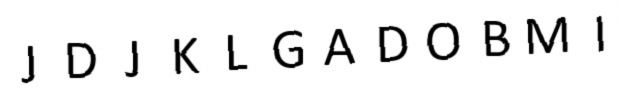
#> input picture simpleHOG/p2.jpg, 627 x 97 px; its folder holds 5 pictures in this run
$ python hog2.py   (older library calls are emulated)
#> lines starting #> are read from the running program, lines starting #| are printed output that depends on the picture; after the words box and inside, x2 and y2 are one past the last pixel; in counts of white or black regions, pixels touching at a corner belong together
#> further down, img is the input picture: shape (97, 627); min 0, max 255, mean 237.1
import cv2
import numpy as np
import math
import matplotlib.pyplot as plt

def HOG(img):
    #讀取灰階字母樣本，並將樣本影像縮小至 16×16 像素。
    if(img.shape[0]!=16):
        img = cv2.resize(img,(16,16),interpolation=cv2.INTER_LINEAR)
        img = np.copy(img).astype("float32")

    #Sobel 水平邊緣檢測
    Gx = cv2.Sobel(img,cv2.CV_32F,1,0,ksize=3)
    #Sobel 垂直邊緣檢測
    Gy = cv2.Sobel(img,cv2.CV_32F,0,1,ksize=3)
    #梯度絕對值 M
    M=np.abs(Gx)+np.abs(Gy)

    row,col = img.shape
    #創建一個16*16且元素皆為0的array來存放計算好的方向角數值
    alpha = np.zeros((row,col),dtype=np.float32)

    for r in range(row):
        for c in range(col):
            #計算梯度方向角alpha
            alpha[r][c] = math.ceil((math.degrees(math.atan2(Gy[r][c],Gx[r][c]))%180)/45)

    #獲得長度 64(=4×4×4)的向量。
    HOG_A = alpha

    return HOG_A

def img2text(img):
    """將圖片轉換成文字"""
    h,w =img.shape
#> h = 97; w = 627
    img = cv2.resize(img,(312,32),interpolation=cv2.INTER_LINEAR)
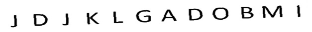
#> img: shape (32, 312); min 0, max 255, mean 237.1
    #使用Otsu二值化
    otsu_th,otsu_img = cv2.threshold(img,0,1,cv2.THRESH_OTSU)
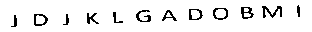
#> otsu_img: shape (32, 312); values 0 (black) and 1 (white), 92.7% white; black in thin lines or dots, all inside (x1, y1, x2, y2) = (11, 5, 300, 27)
#> otsu_th = 145
    #反轉1<>0，以便於connected components辨識
    otsu_img=np.where(otsu_img==0,1,0).astype(np.uint8)
    #利用connected components 將components的中心點、數量、 長寬等資訊取出
    num_labels,labels_img,stats,centrodis =cv2.connectedComponentsWithStats(otsu_img,connectivity=8,ltype=cv2.CV_32S)
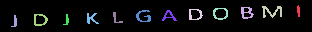
#> labels_img: shape (32, 312) int32; 13 distinct labels, from 0 to 12; one colour per label, 0 black
#> num_labels = 13; stats = 13 rows, first 6: [0, 0, 312, 32, 9255], [297, 5, 3, 12, 29], [241, 7, 13, 12, 80], [262, 6, 20, 12, 103], [189, 9, 14, 11, 68], [213, 8, 15, 12, 73]; centrodis = 13 rows, first 8: [154.6, 15.52], [298.1, 10.48], [246.2, 12.25], [271.5, 11.15], [194.7, 14.13], [219.9, 13.32], [143.2, 15.91], [168.6, 15.54]
    #存放切割出來的字母
    letters =[]
    #components中心點位置，使用四捨五入計算
    center_p = np.round(centrodis, decimals=0)
#> center_p = 13 rows, first 8: [155, 16], [298, 10], [246, 12], [271, 11], [195, 14], [220, 13], [143, 16], [169, 16]
    print(center_p)
#| [[155.  16.]
#|  [298.  10.]
#|  [246.  12.]
#|  [271.  11.]
#|  [195.  14.]
#|  [220.  13.]
#|  [143.  16.]
#|  [169.  16.]
#|  [ 91.  18.]
#|  [116.  18.]
#|  [ 15.  21.]
#|  [ 40.  19.]
#> (further printed lines are left out)
    for k in range(1,num_labels):
        #將原影像中的字母分割出來
        letter = img[int(center_p[k][1]-np.min(center_p)):int(center_p[k][1]+13),int(center_p[k][0]-13):int(center_p[k][0]+13)]
        # cv2.imshow(str(k),letter)
        #將分割出來的字母影像 resize 到16X16
        letter = cv2.resize(letter,(16,16),interpolation=cv2.INTER_LINEAR)
        #存放進letters list
        letters.append(letter)
#> this loop made 12 passes
#> pass 1, in img2text, `letter = img[int(center_p[k][1]-np.min(center_p)):int(center_p[k][1]+1..`:
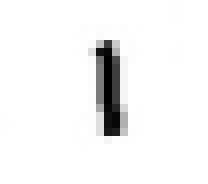
#> letter: shape (23, 26) (shown 8 times larger); min 0, max 255, mean 243.4
#> pass 2, in img2text, `letter = img[int(center_p[k][1]-np.min(center_p)):int(center_p[k][1]+1..`:
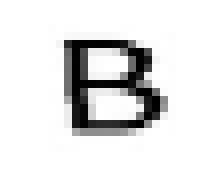
#> letter: shape (23, 26) (shown 8 times larger); min 0, max 255, mean 224.9
#> pass 3, in img2text, `letter = img[int(center_p[k][1]-np.min(center_p)):int(center_p[k][1]+1..`:
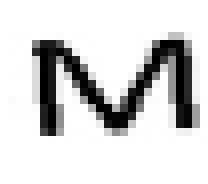
#> letter: shape (23, 26) (shown 8 times larger); min 0, max 255, mean 212
#> after the loop, letters = 12 items


    # cv2.waitKey(0)

    #建立字母查詢字典
    letters_dict = ["A","B","C","D","E","F","G","H","I","J","K","L","M","N","O","P","Q","R","S","T","U","V","W","X","Y","Z"]
    #將字母樣本的HOG取出
    sample_hogs = SampleHOG()

    #存放辨識出的字母
    predict_leeters = ""

    for letter in letters:
        #計算切割出字母的HOG
        letter_hog = HOG(letter)
        #存放計算距離後的數值
        distances  = []
        for sample_hog in sample_hogs:
            #計算計算切割出字母的HOG與樣本的HOG L2 距離
            dist = np.linalg.norm(sample_hog - letter_hog)
            distances.append(dist)
        #選出最小值的L2 distance的index
        letter_index = distances.index(min(distances))
        #放入辨識出的字母，letters_dict字典查詢
        predict_leeters=predict_leeters+letters_dict[letter_index]
    #顯示辨識結果
    print(predict_leeters)


def SampleHOG():
    #產生26個字母的編號 ex:ABC01
    numbers  = ["ABC"+"%.2d" % i for i in range(1,27)]
    #存放26個樣本的HOG
    sample_hogs =[]
    for num in numbers:
        #讀取樣本A~Z圖片
        img = cv2.imread(num+".jpg",0)
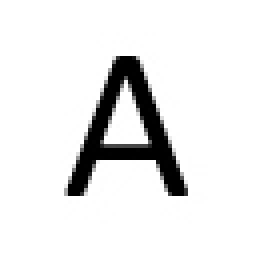
#> input picture simpleHOG/ABC01.jpg, 64 x 64 px (shown 4 times larger)
#> img is the input picture: shape (64, 64); min 0, max 255, mean 231.8
        #放入樣本的HOG
        sample_hogs.append(HOG(img))

    return sample_hogs

if __name__ == "__main__":
    #讀取要辨識的影像
    img = cv2.imread("p2.jpg",0)
    #辨識字母
#> (the run stopped early here; a loop or call above may not have finished)
